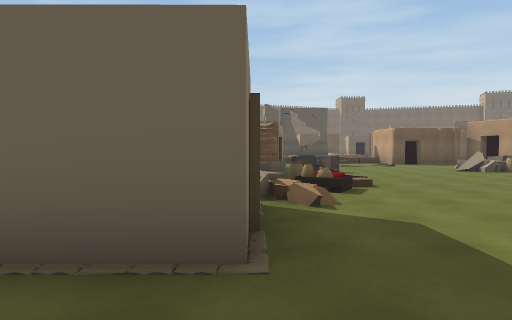
View 1 (above)

24 first-person views from a walk through a Unity game level. The camera is 1.4 m above the floor, tilts 2° down and sees 75° across. The floor is counted in squares, 2 m on a side. Each view is taken from the middle of a square. On the plan, view 1 faces up. The plan holds only what a view shows up to about 10 squares ahead; the rest is blank. The place goes on beyond the plan.

View 2
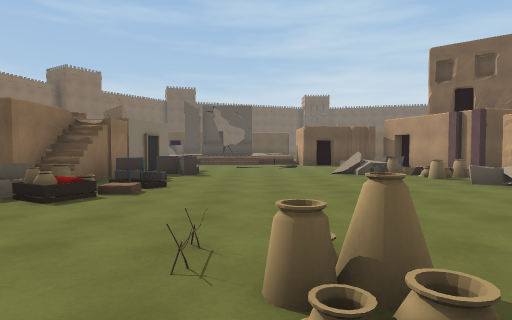

View 3
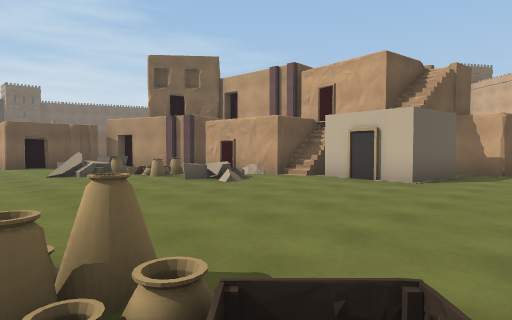

View 4
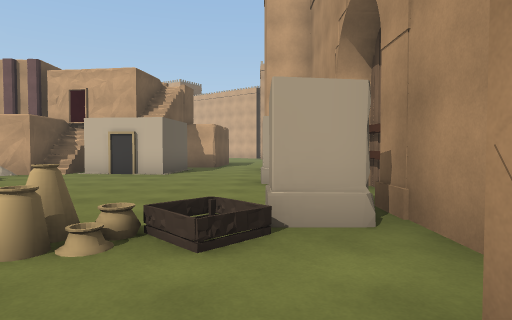

View 5
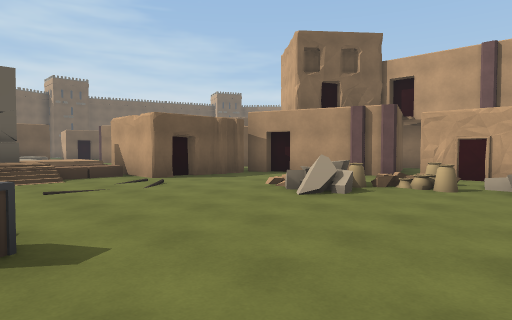

View 6
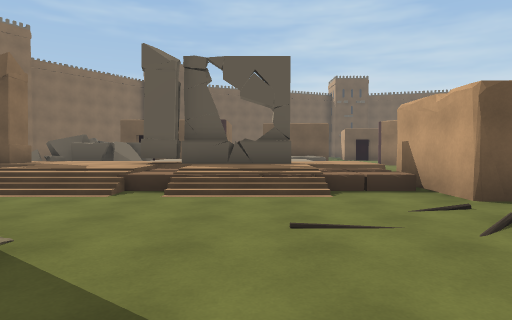

View 7
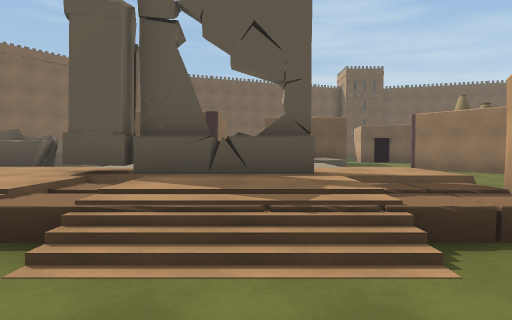

View 8
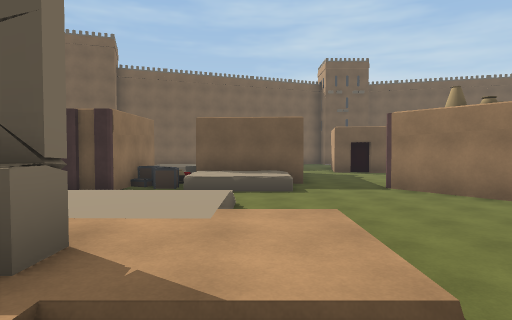

View 9
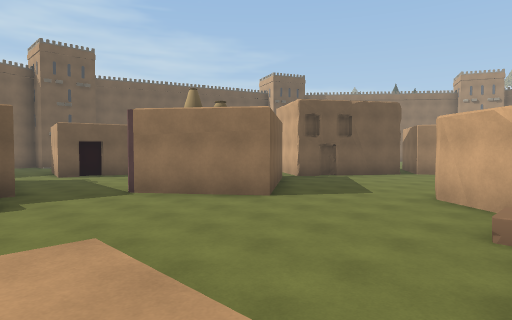

View 10
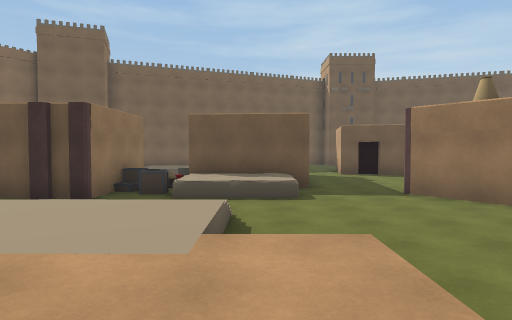

View 11
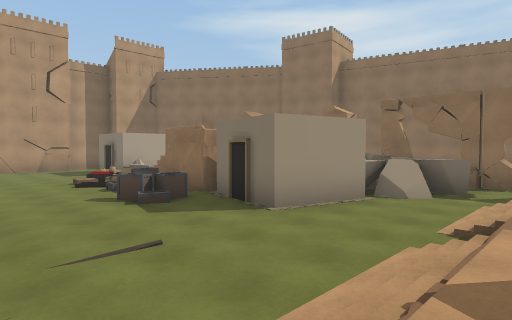

View 12
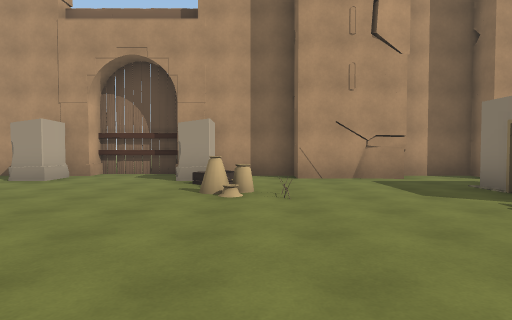

View 13
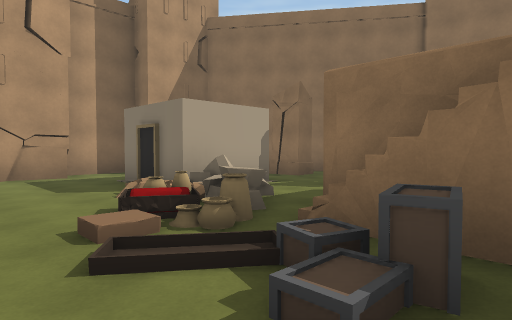

View 14
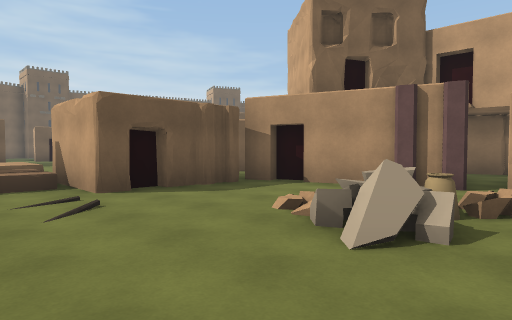

View 15
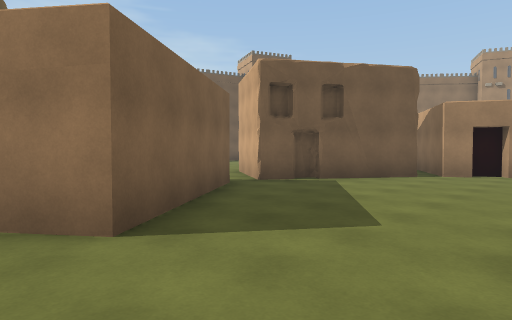

View 16
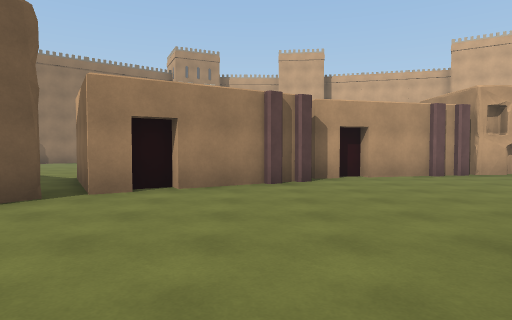

View 17
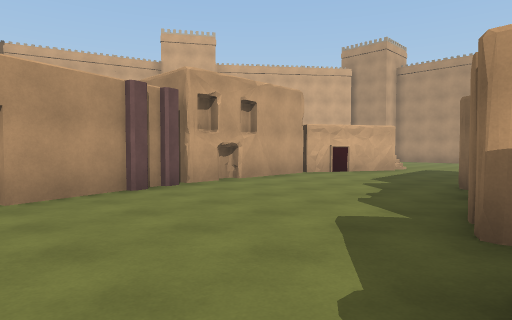

View 18
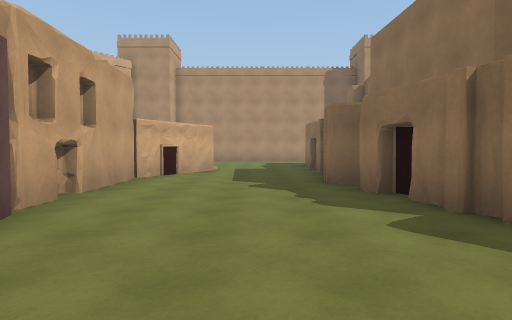

View 19
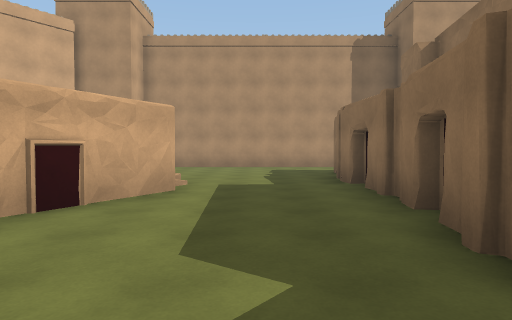

View 20
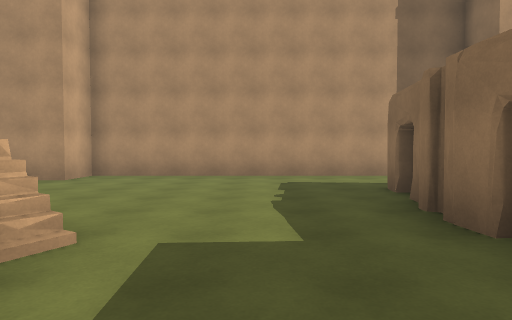

View 21
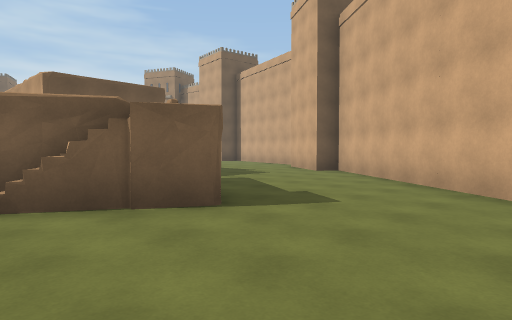

View 22
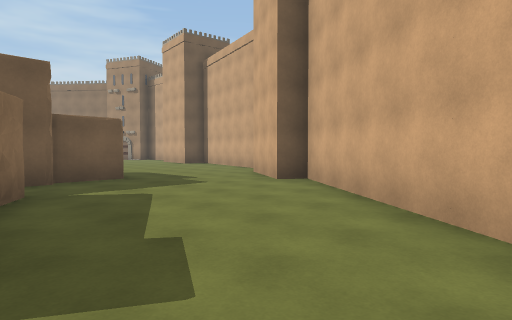

View 23
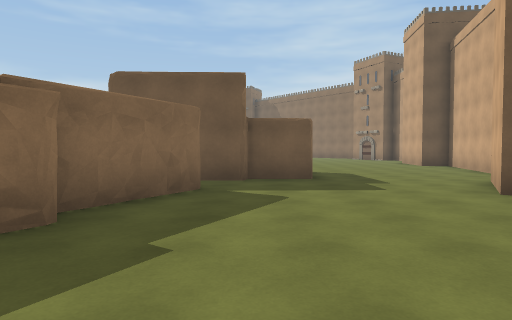

View 24
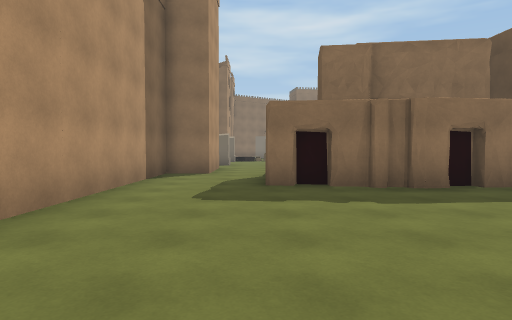

### Floor plan
Key: @ floor where view 1 was taken; # wall or solid block; x gap in a wall; . main floor; : floor 0.5 m higher than the main floor; + floor 0.75 m higher than the main floor; / step, stairs or slope; = window, fence, low wall or low ledge; ^ raised ledge; C crate; H house; R rack; T tower; O other object.
Columns run from 2 left of view 1 to 32 right of it. Each row starts with its distance up from view 1.
 29          H
 28          ..
 27          ...
 26          ...     .H
 25     CO^^#...    .H
 24   ##.C^^^..#  ##.HH   ..
 23     .......####...HH  #.
 22        .....#.......H##
 21 OO  :::.............##
 20 O /++++//............##
 19 ++++++++=.....H.......##
 18 +++O#^/+=....## ......H#
 17 /++O++//#         .....#
 16 /++/++=/#         .....##
 15 .//////.#####      .....#
 14 /.........H.#     #.....H
 13 ^#..........#     ##....HH
 12  ##H...../..##     H....H    .....#
 11   #.C..../..H#     #....H    .....#
 10   x.O.../OO..#     #....HHHHH....
  9   H.C.....OO.#     #....# ......#
  8    C/......:.O     H...####.....#
  7   ///......O/#H    #...###.....T
  6  .OC/......../H    #...###.....#
  5  .OO.........H     #...HHH....##
  4 ###..........#  # ##..........#
  3 ##H..ROO........###H.........##
  2 ###.........................##
  1  ......O...O...............T
  0 T.@TTT.O...O.   ..........
 -1 T##  ## ######  ## #######
 -2 T             TT

Where each view was taken, in squares from view 1:
view 1: 0 up, 0 right, facing up
view 2: 1 up, 4 right, facing up
view 3: 1 up, 4 right, facing up-right
view 4: 1 up, 2 right, facing right
view 5: 7 up, 2 right, facing up-right
view 6: 10 up, 3 right, facing up
view 7: 13 up, 3 right, facing up
view 8: 16 up, 5 right, facing up
view 9: 17 up, 5 right, facing up-right
view 10: 17 up, 5 right, facing up
view 11: 16 up, 5 right, facing down-left
view 12: 8 up, 4 right, facing down
view 13: 9 up, 3 right, facing down-left
view 14: 9 up, 4 right, facing up-right
view 15: 19 up, 9 right, facing up-right
view 16: 19 up, 13 right, facing right
view 17: 17 up, 16 right, facing down-right
view 18: 17 up, 19 right, facing down
view 19: 12 up, 19 right, facing down
view 20: 8 up, 19 right, facing down
view 21: 1 up, 20 right, facing up-right
view 22: 2 up, 23 right, facing up-right
view 23: 2 up, 25 right, facing up
view 24: 2 up, 23 right, facing left
